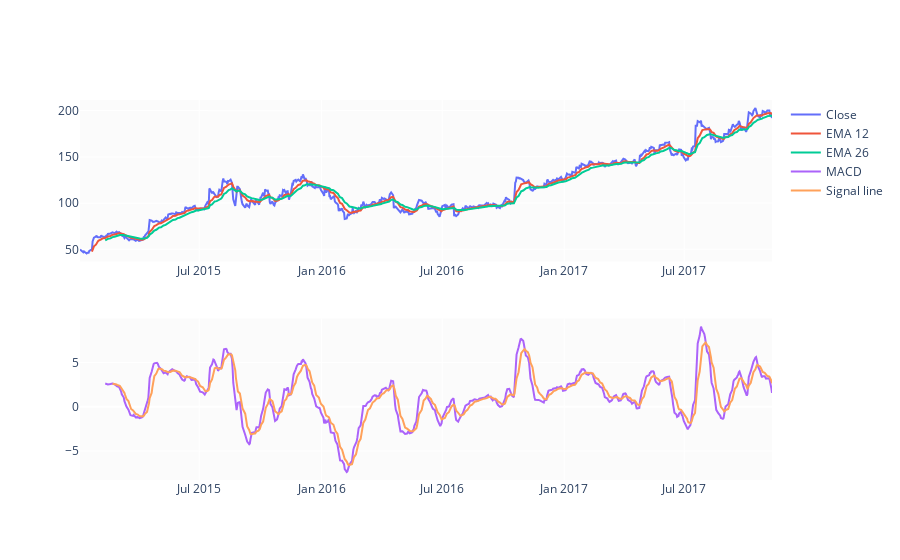

Notebook code for this chart:
### Markdown cell above
#### MACD

### Code cell
EMA_12 = pd.Series(df['Close'].ewm(span=12, min_periods=12).mean())
EMA_26 = pd.Series(df['Close'].ewm(span=26, min_periods=26).mean())
df['MACD'] = pd.Series(EMA_12 - EMA_26)
df['MACD_signal'] = pd.Series(df.MACD.ewm(span=9, min_periods=9).mean())

fig = make_subplots(rows=2, cols=1)
fig.add_trace(go.Scatter(x=df.Date, y=df.Close, name='Close'), row=1, col=1)
fig.add_trace(go.Scatter(x=df.Date, y=EMA_12, name='EMA 12'), row=1, col=1)
fig.add_trace(go.Scatter(x=df.Date, y=EMA_26, name='EMA 26'), row=1, col=1)
fig.add_trace(go.Scatter(x=df.Date, y=df['MACD'], name='MACD'), row=2, col=1)
fig.add_trace(go.Scatter(x=df.Date, y=df['MACD_signal'], name='Signal line'), row=2, col=1)
fig.show()

### Figure 1 — Plotly figure (JSON) as saved in the notebook; plotly's stock layout.template omitted (floating-point values rounded to 4 significant figures; data arrays with more than 128 entries replaced by an {"elided": "..."} marker saying what was removed)
{"data": [{"name": "Close", "type": "scatter", "x": {"elided": "722 str values"}, "xaxis": "x", "y": {"elided": "722 float values"}, "yaxis": "y"}, {"name": "EMA 12", "type": "scatter", "x": {"elided": "722 str values"}, "xaxis": "x", "y": {"elided": "722 float values"}, "yaxis": "y"}, {"name": "EMA 26", "type": "scatter", "x": {"elided": "722 str values"}, "xaxis": "x", "y": {"elided": "722 float values"}, "yaxis": "y"}, {"name": "MACD", "type": "scatter", "x": {"elided": "722 str values"}, "xaxis": "x2", "y": {"elided": "722 float values"}, "yaxis": "y2"}, {"name": "Signal line", "type": "scatter", "x": {"elided": "722 str values"}, "xaxis": "x2", "y": {"elided": "722 float values"}, "yaxis": "y2"}], "layout": {"xaxis": {"anchor": "y", "domain": [0, 1]}, "xaxis2": {"anchor": "y2", "domain": [0, 1]}, "yaxis": {"anchor": "x", "domain": [0.575, 1]}, "yaxis2": {"anchor": "x2", "domain": [0, 0.425]}}}
